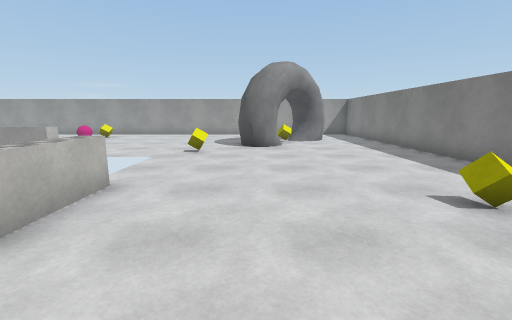
View 1 (above)

19 first-person views from a walk through a Unity game level. The camera is 1.4 m above the floor, tilts 10° down and sees 90° across. The floor is counted in squares, 1 m on a side. Each view is taken from the middle of a square. On the plan, view 1 faces up. The plan holds only what a view shows up to about 13 squares ahead; the rest is blank. The player character is not drawn. Surface patterns are stand-ins for the level's own textures.

View 2
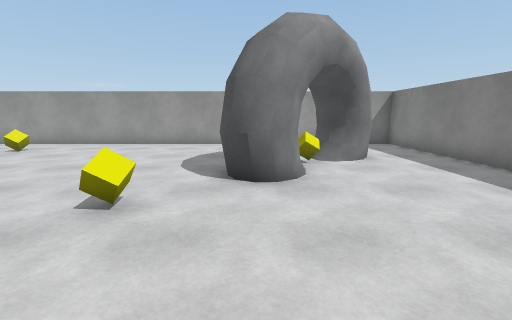

View 3
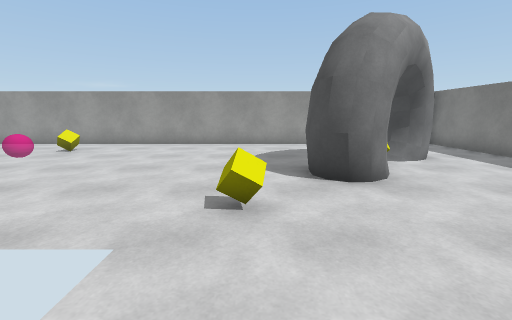

View 4
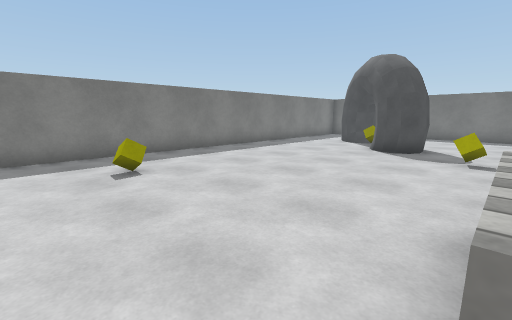

View 5
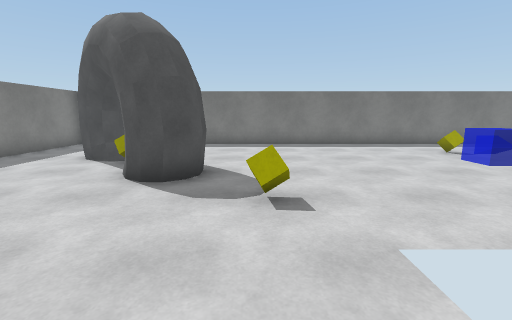

View 6
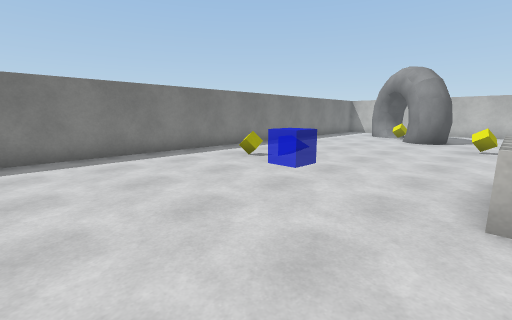

View 7
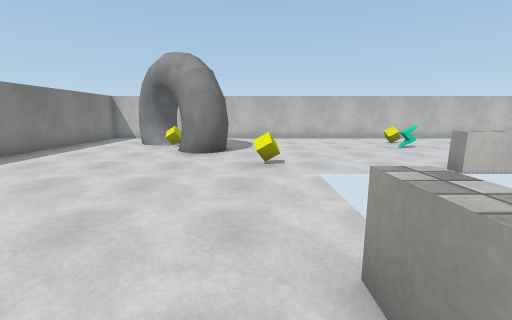

View 8
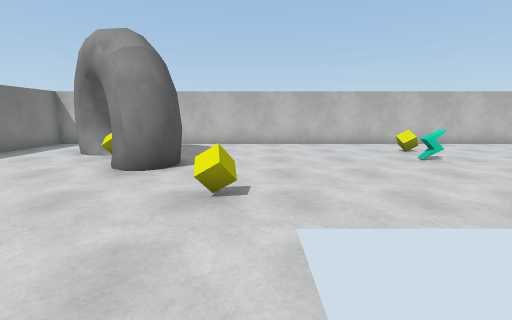

View 9
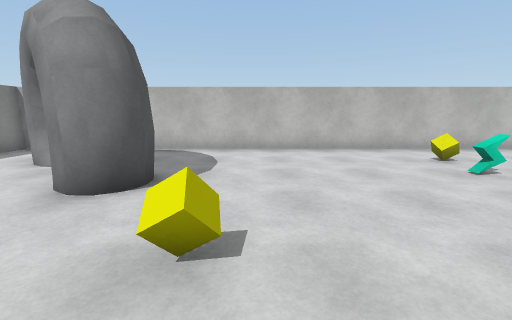

View 10
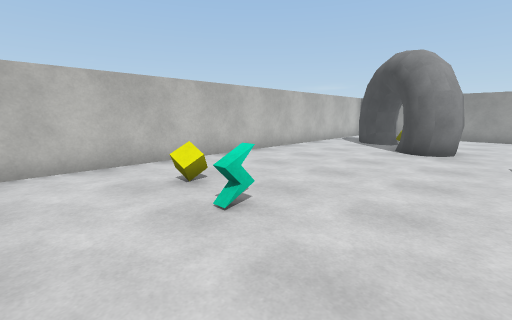

View 11
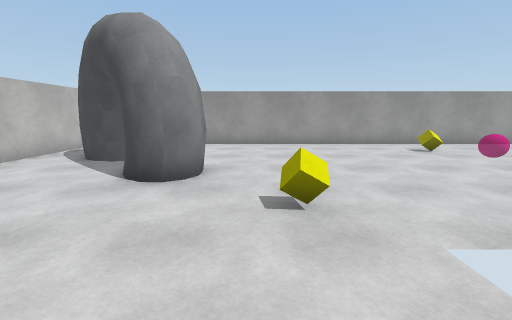

View 12
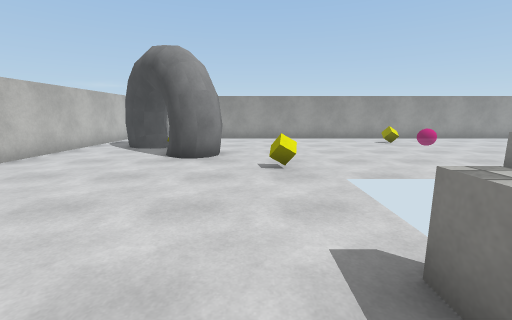

View 13
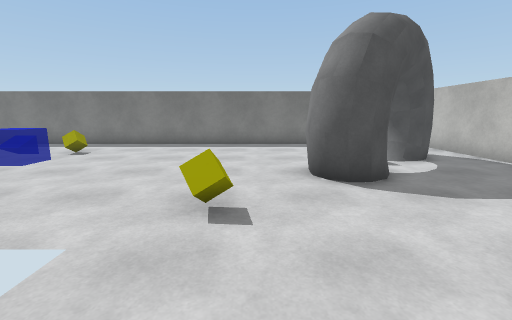

View 14
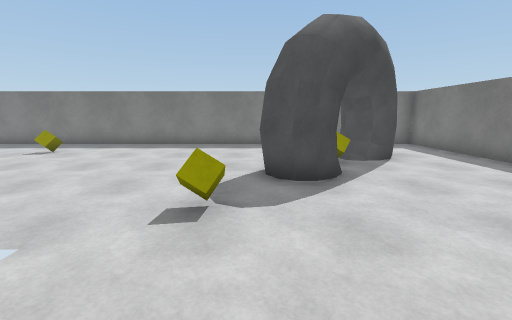

View 15
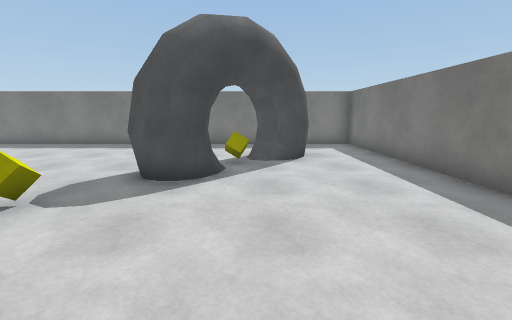

View 16
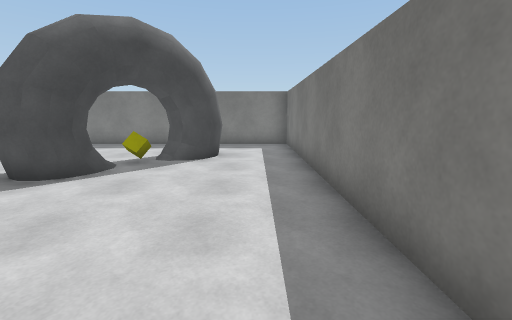

View 17
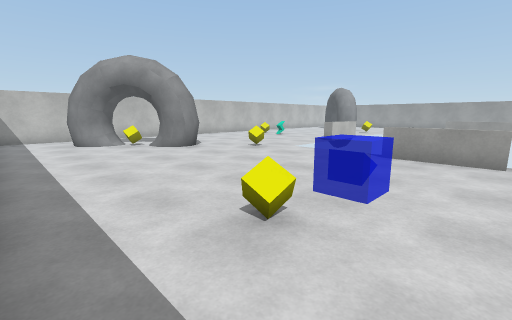

View 18
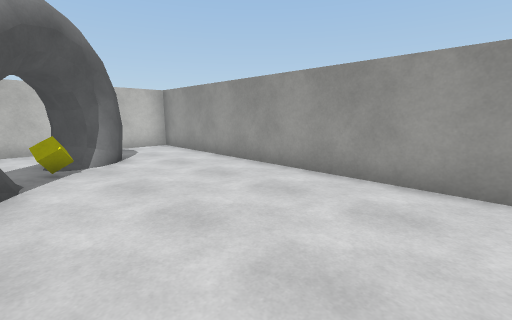

View 19
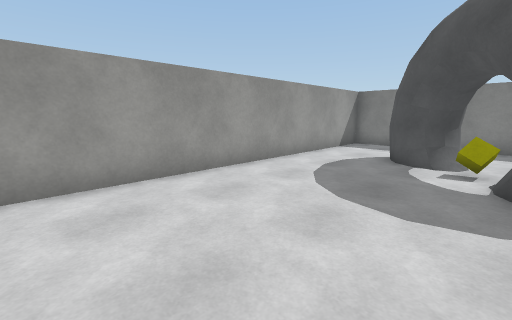

### Floor plan
Points are (right, up) in squares from view 1. A wall is a line through its corners. A room is listed if a view was taken in it or the views show most of it. See-through windows are left out.
Room 1 (views 1, 2, 3, 4, 5, 6, 7, 8, 9, 10, 11, 12, 13, 14, 15, 16, 17, 18, 19)
walls: (0.3, 11.1) (-0.4, 11.1); (-0.6, -4.4) (0.1, -4) (0.7, -4.4) (1.1, -5); (1.1, 12) (0.8, 11.4) (0.1, 11) (-0.5, 11.3) (-0.8, 11.8) (-0.8, 12.3); (-0.4, -5.9) (-0.8, -5.3) (-0.8, -4.8) (-0.4, -4.1) (0.3, -4.1); (0.8, -5.6) (0.3, -5.9) (-0.2, -5.9) (-0.5, -5.6); (2.6, 13.8) (2.1, 14.7); (2.7, 13.8) (2.3, 14.1) (2, 14.6); (2.8, 14) (2.1, 14.4) (2.1, 15.1) (2.4, 15.5) (2.8, 15.8); (3.5, 14) (2.3, 14); (2.3, -7) (3.2, -7) (3.8, -7.3); (1.9, -7.6) (2.2, -7.1) (2.7, -6.8); (3.9, 14.7) (3.6, 14.2) (3, 13.9); (2.1, -8.4) (2.1, -7.7) (2.4, -7.2) (3, -6.9); (3.3, -8.7) (2.7, -8.7) (2.3, -8.5) (2, -7.9); (-17.2, 11.9) (-17.6, 11.1) (-18.3, 11.1) (-18.7, 11.4) (-19.1, 12); (-17.2, 12.4) (-17.2, 11.5) (-17.8, 11.1); (-17.2, -4.8) (-17.2, -5.2); (-17.4, -5.6) (-18, -6); (-18.3, -4.1) (-17.6, -4.1) (-17.1, -5) (-17.6, -5.9) (-18.4, -5.9); (6.5, 18.5) (-23.5, 18.5) (-23.5, -11.5) (6.5, -11.5) (6.5, 18.5); (-19.1, -4.9) (-18.8, -4.4) (-18.1, -4) (-17.4, -4.4); (-19.9, 14.5) (-20.1, 14.1) (-20.7, 13.9); (-19.9, 14.5) (-20.8, 14); (-20.5, 14) (-21.2, 14); (-20.1, -7.1) (-20.1, -8.1) (-20.3, -8.5) (-20.7, -8.7) (-21.2, -8.7); (-21, 13.9) (-21.7, 14.3); (-20.5, -7) (-20.1, -7.7); (-20.7, -6.8) (-20.2, -7.1); (-20.9, -6.9) (-20.1, -7.4); (-20.9, 15.8) (-20.3, 15.5) (-20.1, 15.1) (-20.1, 14.6) (-20.6, 13.8); (-21.7, -7.3) (-21.2, -7) (-20.2, -7)
low walls: (-2.9, 5) (-2.9, 2.8); (-7, 9.1) (-7, 8.6); (-6.9, -2.1) (-10, -2.1); (-0.1, 12.9) (0.6, 13); (-14.1, 3.2) (-14.1, 2) (-14.6, 2); (3, 13.9) (2.7, 13.8); (-14.6, 4.2) (-14.6, 5); (2, -7.9) (1.9, -7.6); (-18.4, 13) (-17.9, 13); (-20.7, 13.9) (-21, 13.9); (-20, 15.1) (-19.9, 14.5); (-20.2, -7.1) (-19.9, -7.6)
objects: yellow cube (-21, 4); yellow cube (-19, -7); other object (-19, 4); yellow cube (-19, 14); yellow cube (-15, -3); yellow cube (-15, 10); yellow cube (-9, -9); yellow cube (-9, 16); yellow cube (-2, -3); yellow cube (-2, 10); yellow cube (1, 14); yellow cube (2, -6); yellow cube (4, 4)

Positions as (right, up) in squares from view 1, and headings:
1: (0, 0), facing up
2: (0, 6), facing up
3: (-2, 6), facing up
4: (-3, 6), facing down-right
5: (-2, 1), facing down
6: (-3, -2), facing down-left
7: (-8, -3), facing left
8: (-11, -2), facing left
9: (-13, -2), facing left
10: (-16, 1), facing up-left
11: (-16, 6), facing up
12: (-16, 3), facing up
13: (-16, 1), facing down
14: (-6, -4), facing right
15: (-6, -7), facing right
16: (-6, -10), facing right
17: (-7, -11), facing up-left
18: (-12, 13), facing up-left
19: (-6, 13), facing up-right
